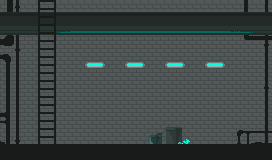

A level layout from a 2D game, rendered from its tile map. Below: a short description, then the map file with its tile-grid data intact:
An orthogonal 17x10 tile map with 16x16 px tiles, 1 tile layer (Tile Layer 1) and 7 objects.

<map version="1.8" tiledversion="1.8.0" orientation="orthogonal" renderorder="right-down" width="17" height="10" tilewidth="16" tileheight="16" infinite="0" nextlayerid="9" nextobjectid="8">
 <tileset firstgid="1" name="1_Канализация" tilewidth="16" tileheight="16" tilecount="170" columns="17">
  <image source="1_Канализация.png" width="272" height="160" />
 </tileset>
 <layer id="1" name="Tile Layer 1" width="17" height="10">
  <data encoding="csv">
1,2,3,4,5,6,7,8,9,10,11,12,13,14,15,16,17,
18,19,20,21,22,23,24,25,26,27,28,29,30,31,32,33,34,
35,36,37,38,39,40,41,42,43,44,45,46,47,48,49,50,51,
52,53,54,55,56,57,58,59,60,61,62,63,64,65,66,67,68,
69,70,71,72,73,74,75,76,77,78,79,80,81,82,83,84,85,
86,87,88,89,90,91,92,93,94,95,96,97,98,99,100,101,102,
103,104,105,106,107,108,109,110,111,112,113,114,115,116,117,118,119,
120,121,122,123,124,125,126,127,128,129,130,131,132,133,134,135,136,
137,138,139,140,141,142,143,144,145,146,147,148,149,150,151,152,153,
154,155,156,157,158,159,160,161,162,163,164,165,166,167,168,169,170
</data>
 </layer>
 <objectgroup id="2" name="ground">
  <object id="1" x="0.538207" y="144.202" width="37.5" height="16" />
  <object id="2" x="73.5379" y="144.21" width="198.439" height="16" />
 </objectgroup>
 <objectgroup id="4" name="yadro">
  <object id="4" x="127.667" y="128" width="16" height="16" />
 </objectgroup>
 <objectgroup id="5" name="noviy_chel">
  <object id="6" x="86.6667" y="128.333" width="16" height="16" />
 </objectgroup>
 <objectgroup id="6" name="lestnica">
  <object id="3" x="38.1667" y="144.23" width="17.5" height="16" />
 </objectgroup>
 <objectgroup id="7" name="storyPlatform">
  <object id="5" x="55.8561" y="144.212" width="17.5" height="16" />
 </objectgroup>
 <objectgroup id="8" name="storyLayer">
  <object id="7" x="126" y="89.6667" width="16" height="16" />
 </objectgroup>
</map>